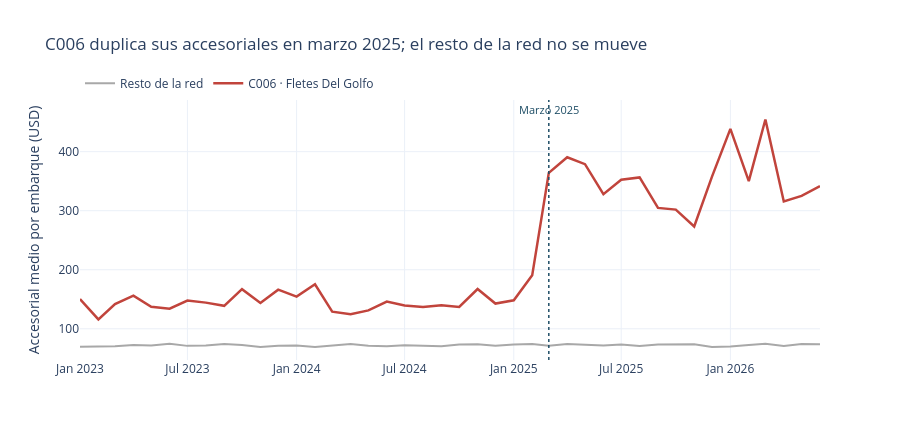

Here is the notebook cell this chart was saved with:
### Code cell
# --- Grafica 3.2: el salto de accesoriales de C006 contra la red ---
serie = comp_red.reset_index()  # reutiliza comp_red de la verificacion 2

fig = go.Figure()

# Resto de la red: linea plana de referencia
fig.add_trace(go.Scatter(
    x=serie["mes"], y=serie["Resto de la red"],
    name="Resto de la red", mode="lines",
    line=dict(color="#A8A8A8", width=2),
))

# C006: la linea protagonista
fig.add_trace(go.Scatter(
    x=serie["mes"], y=serie["C006"],
    name="C006 · Fletes Del Golfo", mode="lines",
    line=dict(color="#C1443C", width=2.5),
))

# Marca vertical en el mes del salto
fig.add_vline(x="2025-03-01", line_dash="dot", line_color="#1F4E66", line_width=1.5)
fig.add_annotation(
    x="2025-03-01", y=serie["C006"].max(),
    text="Marzo 2025", showarrow=False,
    yshift=10, font=dict(size=11, color="#1F4E66"),
)

fig.update_layout(
    template="plotly_white", height=440,
    title="C006 duplica sus accesoriales en marzo 2025; el resto de la red no se mueve",
    yaxis=dict(title="Accesorial medio por embarque (USD)"),
    xaxis=dict(title=""),
    legend=dict(orientation="h", y=1.12, x=0),
)
fig.show()
